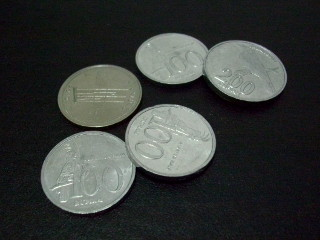
//> input picture tp2/coins/data/coins.jpg, 320 x 240 px
$ ./coins   (built with g++ and OpenCV 4)
//> lines starting //> are read from the running program, lines starting //| are printed output that depends on the picture; after the words box and inside, x2 and y2 are one past the last pixel; in counts of white or black regions, pixels touching at a corner belong together
#include <iostream>
#include <opencv2/opencv.hpp>

/*
    On souhaite compter automatiquement le nombre de coins sur l'image.
    Tout le development a été basée sur https://docs.opencv.org/3.1.0/d2/dbd/tutorial_distance_transform.html
*/
void help()
{
    std::cout << "On souhaite compter automatiquement le nombre de coins sur l'image.\n"
              << "Pour ça, on vais effectuer une détéction des contours et, ensuite une segmentation par watershed"
    << std::endl;
}

int main()
{
    help();
    // Load image of coins
    cv::Mat img = cv::imread( "data/coins.jpg" );
//> img is the input picture: 240 rows x 320 cols, CV_8UC3; mean B, G, R 56.4, 58.7, 55.3
    if( !img.data )
    {
        printf("No image data\n");
        return -1;
    }
    // Q1: Show image
    std::cout << "Showing original image... \nPress q to continue" << std::endl;
    cv::imshow("Image", img);
    while(char c = cv::waitKey(0) != 'q');
//> the 'q' key is pressed

    // Q2: Gray image
    cv::Mat imgGray;
    cv::cvtColor(img, imgGray, cv::COLOR_RGB2GRAY);
    std::cout << "Showing gray image... \nPress q to continue" << std::endl;
    cv::imshow("Gray Image", imgGray);
    while(char c = cv::waitKey(0) != 'q');
//> the 'q' key is pressed

    // Q3: Apply threshold to image
    std::cout << "Applying threshold to image... \nPress q to continue" << std::endl;
    cv::Mat imgThresh;
    cv::threshold(imgGray, imgThresh, 40, 255, cv::THRESH_BINARY);
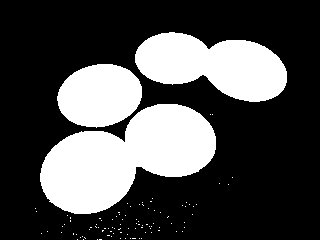
//> imgThresh: 240 rows x 320 cols, CV_8UC1; 29.7% white; 99 white regions (96 under 20 px), largest, box (x1, y1, x2, y2) and area: (40, 104, 216, 214) 11476, (135, 32, 287, 102) 7009, (57, 64, 142, 128) 4200
    cv::imshow("Thresh Image", imgThresh);
    while(char c = cv::waitKey(0) != 'q');
//> the 'q' key is pressed

    // Q4: Perform distance transform
    std::cout << "Performing image distance computation... \nPress q to continue" << std::endl;
    cv::Mat imgDistance, labels;
    cv::distanceTransform(imgThresh, imgDistance, cv::DIST_L2, 3);
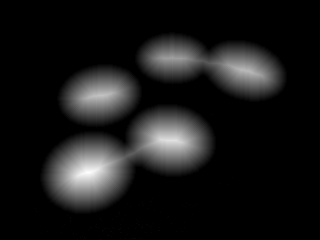
//> imgDistance: 240 rows x 320 cols, CV_32FC1; min 0, max 40.11, mean 3.8; drawn with min black and max white
    cv::imshow("Distance Transform Image", imgDistance);
    while(char c = cv::waitKey(0) != 'q');
//> the 'q' key is pressed

    // Q5: Normalize distance images
    // Normalize the distance image for range = {0.0, 1.0}
    // so we can visualize and threshold it
    std::cout << "Performing distance normalisation... \nPress q to continue" << std::endl;
    cv::normalize(imgDistance, imgDistance, 0, 1., cv::NORM_MINMAX);
    cv::imshow("Distance Transform Image", imgDistance);
    while(char c = cv::waitKey(0) != 'q');
//> the 'q' key is pressed

    // Q6: Binariser la carte de distances sur un threshold de 0.5
    std::cout << "Performing la binarization de l'image de distances... \nPress q to continue" << std::endl;
    cv::threshold(imgDistance, imgDistance, 0.5, 1, cv::THRESH_BINARY);
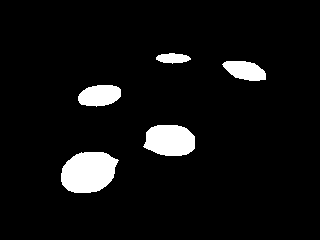
//> imgDistance: 240 rows x 320 cols, CV_32FC1; values 0 (black) and 1 (white), 6.3% white; 5 white regions, box (x1, y1, x2, y2) and area: (61, 152, 119, 193) 1849, (143, 125, 195, 156) 1315, (78, 85, 121, 107) 740, (222, 61, 266, 81) 630, (156, 53, 191, 64) 272
    cv::imshow("Distance Transform Image", imgDistance);
    while(char c = cv::waitKey(0) != 'q');
//> the 'q' key is pressed

    // Q7: Utiliser find contours pour trouver des contours sur la carte de distance
    std::cout << "Finding image contours... \nPress q to continue" << std::endl;
    // s'assurer que le type de l'image est CV_8U
    imgDistance.convertTo(imgDistance, CV_8U);
//> imgDistance: 240 rows x 320 cols, CV_8UC1; values 0 (black) and 1 (white), 6.3% white; 5 white regions
    // create instances to recieve contour information
    std::vector<std::vector<cv::Point> > contours;
    std::vector<cv::Vec4i> hierarchy;
    // find contours
    cv::findContours(imgDistance, contours, hierarchy, cv::RETR_CCOMP, cv::CHAIN_APPROX_SIMPLE );
//> contours = 5 contours; box (x1, y1, x2, y2) and area: (61, 152, 119, 193) 1776, (143, 125, 195, 156) 1252, (78, 85, 121, 107) 690, (222, 61, 266, 81) 582, (156, 53, 191, 64) 236
    std::cout << "Number of coins found: " << contours.size() << std::endl;
//| Number of coins found: 5

    /*--- Locate coins on image ---*/
    cv::Mat markers = cv::Mat::zeros( imgDistance.size(), CV_32FC1 );
    // Background marker located at (5,5), watershed will use it as a seed to the background
    cv::circle(markers, cv::Point(5,5), 3, CV_RGB(255,255,255), -1);
//> markers: 240 rows x 320 cols, CV_32FC1; 0.04% white; 1 white region, box (x1, y1, x2, y2) and area: (2, 2, 9, 9) 29
    // Draw each countour
    for( int i = 0; i< contours.size(); i++ )
    {
        cv::Scalar color = cv::Scalar::all(static_cast<int>(i)+1);
        cv::drawContours(markers, contours, i, color, -1, 8, hierarchy);
    }
//> this loop made 5 passes
//> markers: 240 rows x 320 cols, CV_32FC1; min 0, max 255, mean 0.2
    cv::imshow("Contours Image", 1000 * markers);
    while(char c = cv::waitKey(0) != 'q');
//> the 'q' key is pressed

    /* --- Apply Watershed algorithm pour segmenter coins.jpg --- */
    // attention to image types
    cv::Mat img_8UC3;
    img.convertTo(img_8UC3, CV_8UC3);
    markers.convertTo(markers, CV_32SC1);
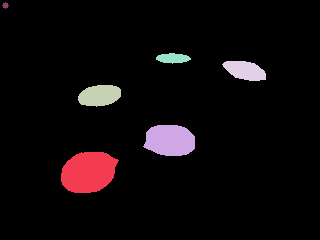
//> markers: 240 rows x 320 cols, CV_32SC1; 7 distinct labels, from 0 to 255; one colour per label, 0 black
    cv::watershed(img_8UC3, markers);
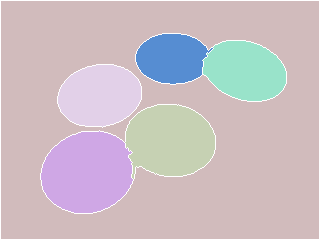
//> markers: 240 rows x 320 cols, CV_32SC1; 7 distinct labels, from -1 to 255; one colour per label, 0 black, -1 white
    cv::Mat marker_aux = cv::Mat::zeros(markers.size(), CV_8UC1);
    markers.convertTo(marker_aux, CV_8UC1);
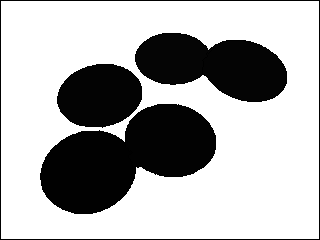
//> marker_aux: 240 rows x 320 cols, CV_8UC1; min 0, max 255, mean 176.6
    cv::bitwise_not(marker_aux, marker_aux); // invert image
    cv::imshow("Preparation to Watershed", marker_aux);
    while(char c = cv::waitKey(0) != 'q');
//> the 'q' key is pressed

    // Generate random colors
    std::vector<cv::Vec3b> colors;
    for (size_t i = 0; i < contours.size(); i++)
    {
        int b = cv::theRNG().uniform(0, 255);
        int g = cv::theRNG().uniform(0, 255);
        int r = cv::theRNG().uniform(0, 255);
        colors.push_back(cv::Vec3b((uchar)b, (uchar)g, (uchar)r));
    }
    // Create the segmented image
    cv::Mat segmentedImage = cv::Mat::zeros(markers.size(), CV_8UC3);
    // Fill labeled objects with random colors
    for (int i = 0; i < markers.rows; i++)
    {
        for (int j = 0; j < markers.cols; j++)
        {
            int index = markers.at<int>(i,j);
            // rappel: index = 0 est le background
            if (index > 0 && index <= static_cast<int>(contours.size()))
                segmentedImage.at<cv::Vec3b>(i,j) = colors[index-1];
            else
                segmentedImage.at<cv::Vec3b>(i,j) = cv::Vec3b(0,0,0);
        }
    }
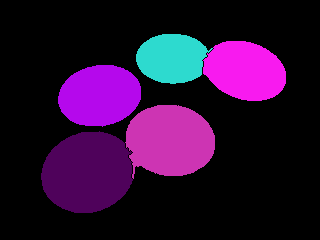
//> segmentedImage: 240 rows x 320 cols, CV_8UC3; mean B, G, R 50.7, 13.3, 43.1
    // Visualize the final image
    imshow("Final Result", segmentedImage);
    while(char c = cv::waitKey(0) != 'q');
//> the 'q' key is pressed

    return 0;
}
